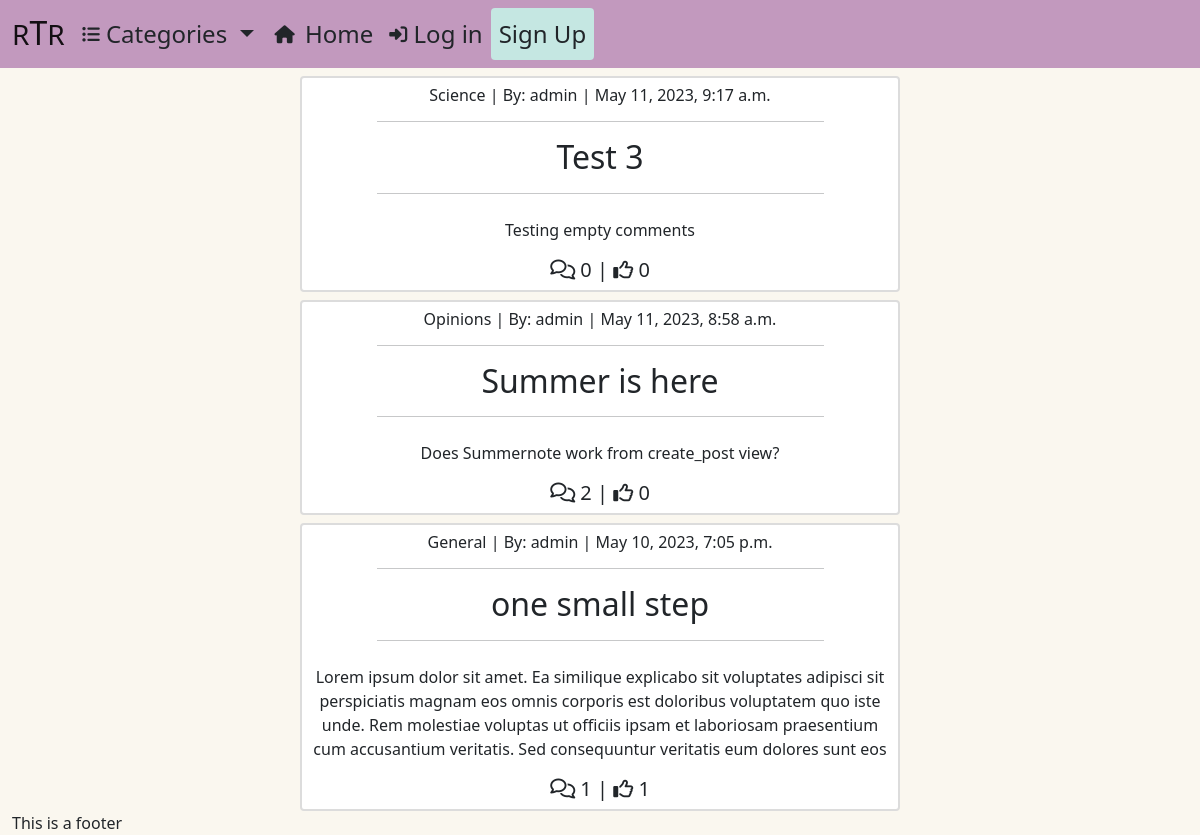
The app's page /, older data.
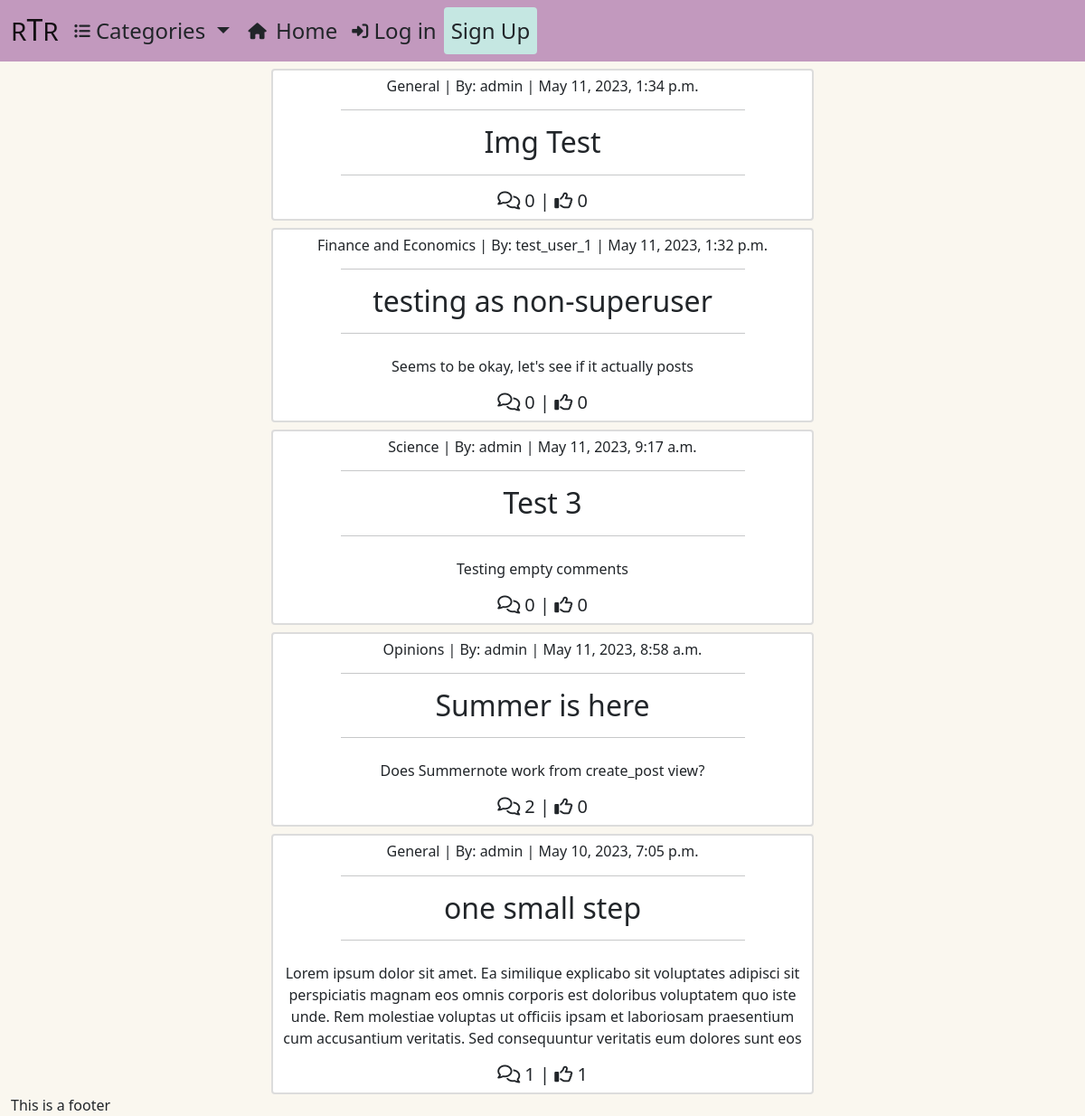
The same page, newer data.
### newssite/models.py (models this page shows, shortened)
class Post(models.Model):
    title = models.CharField(max_length=200, unique=True)
    slug = models.SlugField(max_length=200, unique=True)
    author = models.ForeignKey(User,
                               on_delete=models.CASCADE,
                               related_name='posts')
    updated_on_date = models.DateTimeField(auto_now=True)
    content = models.TextField()
    category = models.ForeignKey(Category,
                                 max_length=30,
                                 null=True,
                                 blank=True,
                                 on_delete=models.SET_NULL)
    featured_image = CloudinaryField('image', default='placeholder')
    excerpt = models.TextField(max_length=300,
                               blank=True)
    created_on = models.DateTimeField(auto_now_add=True)
    status = models.IntegerField(choices=STATUS, default=1)
    likes = models.ManyToManyField(User,
                                   related_name='likes',
                                   blank=True)
    class Meta:
        ordering = ['-created_on']

class Category(models.Model):
    class Meta:
        verbose_name_plural = 'Categories'
    name = models.CharField(max_length=254)
    friendly_name = models.CharField(max_length=254,
                                     null=True,
                                     blank=True)

### newssite/views.py (the view)
# urls.py: path('', views.PostList.as_view(), name="index"),
class PostList(generic.ListView):
    model = Post
    queryset = Post.objects.filter(status=1).order_by("-created_on")
    template_name = "newssite/index.html"
    paginate_by = 5

### newssite/templates/newssite/index.html (shortened to what this page needs)
{% extends "base.html" %}
{% load static %}
{% block content %}
<div class="container-fluid p-0">
    <div class="row g-0 d-flex">
        <div class="col-md-8 col-lg-6 offset-md-2 offset-lg-3 text-center">
            {% for post in post_list %}
                    <div class="card mt-2 card-border">
                        <a href="{% url 'post_detail' post.slug  %}"
                           class="post-detail-link d-block text-dark text-decoration-none">
                            <h6 class="mt-2">{{ post.category.friendly_name }} | By: {{ post.author }}
                                <span class="post-date"> | {{ post.created_on }}</span>
                            </h6>
                            <hr class="w-75" style="margin-left: 12.5%;">
                            <h2 class="post-title">{{ post.title }}</h2>
                            <hr class="w-75" style="margin-left: 12.5%;">
                        {% if post.excerpt %}
                            <p class="mt-4 mx-2">{{ post.excerpt }}</p>
                        {% endif %}
                        <h5>
                            <span><i class="fa-regular fa-comments"></i> {{ post.comments.count }}</span> |
                            <span><i class="fa-regular fa-thumbs-up"></i> {{ post.likes.count }}</span>
                        </h5>
                    </div>
            {% endfor %}
        </div>
    </div>
</div>
{% endblock %}

### templates/base.html (shortened to what this page needs)
{% load static %}
<!DOCTYPE html>
<html class="h-100" lang="en">
    <head>
        {% block corecss %}
            <link rel="stylesheet"
                  href="https://cdnjs.cloudflare.com/ajax/libs/font-awesome/5.15.3/css/all.min.css"
            >
            <link href="https://cdn.jsdelivr.net/npm/bootstrap@5.0.1/dist/css/bootstrap.min.css"
                  rel="stylesheet"
            >
            <link rel="stylesheet"
                  href="{% static 'css/style.css' %}"
            >
        {% endblock %}
    </head>
    <body class="h-100 d-flex flex-column bg-floral">
        <nav class="navbar navbar-expand-lg navbar-light bg-lilac">
            <div class="container-fluid">
                <a class="navbar-brand" href="{% url 'index' %}"><span class="fs-3">R</span><h2 class="d-inline">T</h2><span class="fs-3">R</span></a>
                <div class="collapse navbar-collapse" id="navbarText">
                      <div class="dropdown category-menu">
                            <li class="text-dark btn dropdown-toggle nav-color fs-4 ps-0"
                                type="button"
                                id="category-dropdown"
                                data-bs-toggle="dropdown"
                                aria-expanded="false">
                                <i class="fa-solid fa-list-ul fa-xs"></i>
                                Categories
                            </li>
                        </div>
                    <ul class="navbar-nav me-auto mb-2 mb-lg-0">
                        <li class="nav-item">
                            <a class="nav-link text-dark fs-4" aria-current="page" href="{% url 'index' %}">
                                <i class="fa-solid fa-house fa-xs me-1"></i> Home
                            </a>
                        </li>
                        {% if user.is_authenticated %}
                            <li class="nav-item">
                                <a class="d-inline-block nav-link text-dark fs-4" href="">
                                    <i class="fa-solid fa-user fa-xs"></i> My Account
                                </a>
                            </li>
                            <li class="nav-item">
                                <a class="nav-link text-dark fs-4" href="{% url 'create_post' %}">
                                    <i class="fa-solid fa-pen-to-square fa-xs"></i> Create Post
                                </a>
                            </li>
                            <li class="nav-item">
                                <a class="d-inline-block nav-link text-dark fs-4" href="{% url 'account_logout' %}">
                                    Logout
                                </a>
                            </li>
                        {% else %}
                            <li class="nav-item">
                                <a class="d-inline-block nav-link text-dark fs-4" href="{% url 'account_login' %}">
                                    <i class="fa-solid fa-right-to-bracket fa-xs"></i> Log in
                                </a>
                            </li>
                            <li class="nav-item">
                                <a class="px-2 bg-mint rounded d-inline-block nav-link text-dark fs-4" href="{% url 'account_signup' %}">
                                    Sign Up
                                </a>
                            </li>
                        {% endif %}
                    </ul>
                </div>
            </div>
        </nav>
        {% block content %}
        {% endblock content %}
        <footer class="mt-auto w-100">
            <div class="container-fluid">
                This is a footer
            </div>
        </footer>
    </body>
</html>

### static/css/style.css (style rules this page uses)
.card-border { border: 2px solid gainsboro; }
.bg-lilac { background-color: #C299BE !important; }
.bg-mint { background-color: #C5E7E2 !important; }
.bg-floral { background-color: #FAF7EF !important; }

Row changes from the older to the newer data that the page shows:
added Post: category.friendly_name "General", author "admin", created_on "May 11, 2023, 1:34 p.m.", title "Img Test", comments.count "0", likes.count "0"
added Post: category.friendly_name "Finance and Economics", author "test_user_1", created_on "May 11, 2023, 1:32 p.m.", title "testing as non-superuser", excerpt "Seems to be okay, let's see if it actually posts", comments.count "0", likes.count "0"
